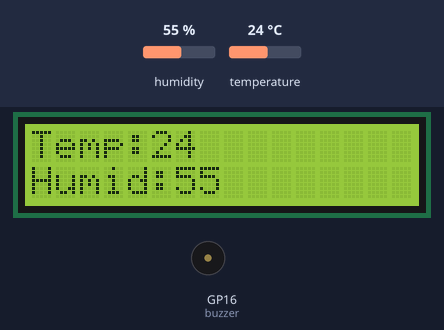
A program run on a simulated Raspberry Pi Pico running MicroPython. Shown: 16×2 character LCD, buzzer (waves = sounding). The inputs (shaded band) are chosen by the test bench; at power-on: humidity 55 %, temperature 24 °C.

Above: at 1.6 s.
1.7 s: humidity set to 31 %
At 3.4 s:
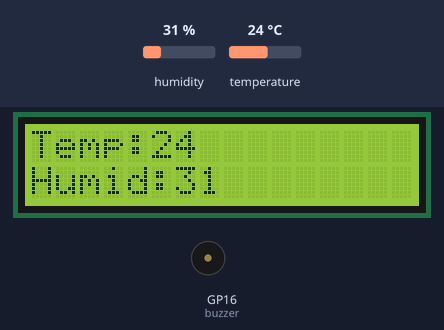
4.5 s: humidity set to 28 %
At 9.3 s:
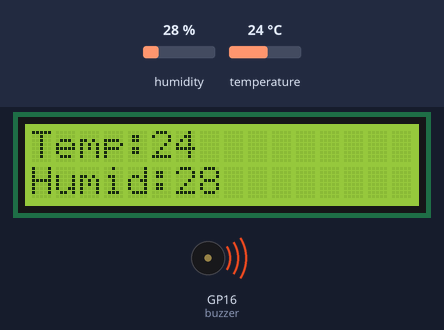
9.6 s: temperature set to 12 °C
At 12.3 s:
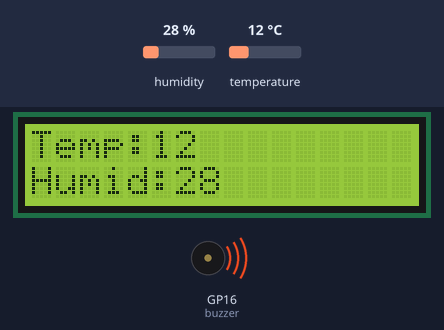
12.6 s: temperature set to 19 °C
At 16.3 s:
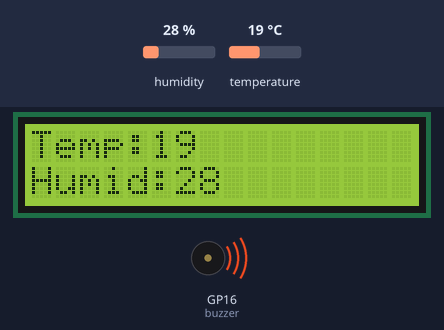
Timing chart, 0 to 17.6 s (numbered marks = the images above; inputs shaded):
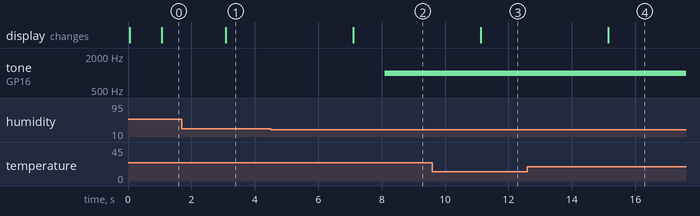

Measured:
- the behaviour switches between 30 and 29 % on humidity (found by bisection; images 1 and 2)
- after the input at 1.7 s, the display: changes after 1.4 s (image 1)
- after the input at 4.5 s, tone on GP16 (buzzer): silent → 1000 Hz after 3.6 s; the display: changes after 2.6 s (image 2)
- after the input at 9.6 s, the display: changes after 1.5 s (image 3)
- after the input at 12.6 s, the display: changes after 2.5 s (image 4)

The program:

L10_temp_humid_alarm.py
```python
from lcd1602 import LCD1602
from dht11 import *
from machine import I2C,Pin,ADC,PWM
from utime import sleep

i2c = I2C(1,scl=Pin(7), sda=Pin(6), freq=400000)
d = LCD1602(i2c, 2, 16)
d.display()
dht2 = DHT(18)
buzzer = PWM(Pin(16))

while True:
    temp,humid = dht2.readTempHumid()#temp:  humid:
    sleep(1)
    d.clear()
    d.setCursor(0,0)
    d.print("Temp:"+str(temp))
    d.setCursor(0,1)
    d.print("Humid:"+str(humid))
    sleep(1)

    if temp >30 or humid <30:
        buzzer.freq(1000)
        buzzer.duty_u16(1000)
    else:
        buzzer.duty_u16(0)#close
```
